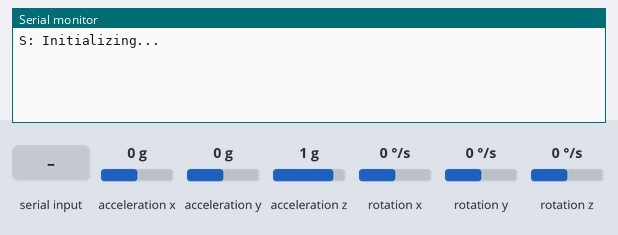
Recording of a sketch running on a simulated Arduino Mega 2560, built with avr-gcc and run on an emulated ATmega2560. On the bench: the last lines printed to the serial monitor. Wiring (inferred from the names in the program): MPU-6050 motion sensor at I2C address 0x68. The test bench sets the inputs (shaded band); at power-on: acceleration x 0 g, acceleration y 0 g, acceleration z 1 g, rotation x 0 °/s, rotation y 0 °/s, rotation z 0 °/s.

Above: at 0.9 s.
1.0 s: "H\n" received over the second serial link
At 1.5 s:
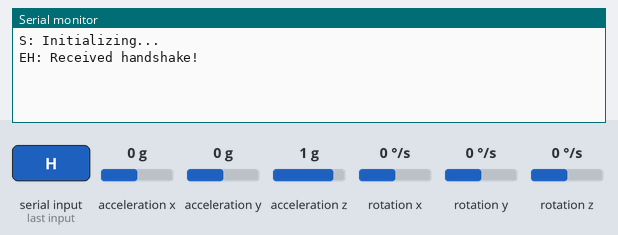
2.5 s: "A\n" received over the second serial link
At 3.7 s:
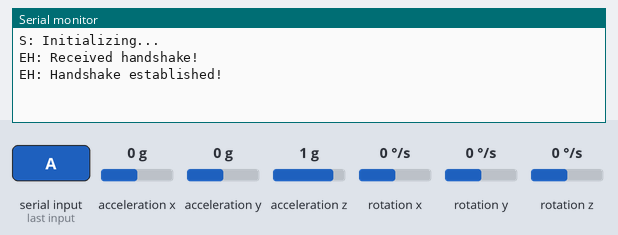
4.0 s: "D\n" received over the second serial link
At 5.1 s:
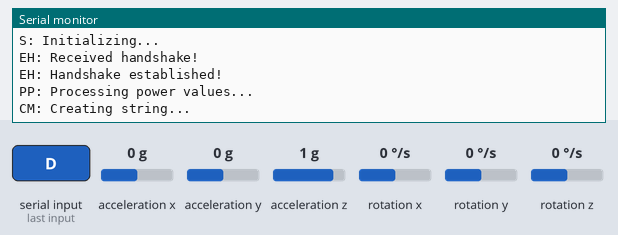

Measured:
- after the input at 1.0 s, the serial monitor: prints a new line at once (image 1)
- after the input at 2.5 s, the serial monitor: prints a new line at once (image 2)
- after the input at 4.0 s, the serial monitor: prints a new line at once (image 3)

The sketch:

Comms_V2.12.ino
```cpp
#include <Arduino_FreeRTOS.h>
#include <semphr.h>
#include <Wire.h>
#include <stdlib.h>

/*---Analog accelerometers pins---*/

#define pinX0 A0
#define pinY0 A1
#define pinZ0 A2

#define pinX1 A3
#define pinY1 A4
#define pinZ1 A5

const int MPU_addr = 0x68; // I2C address of the MPU-6050

//Function Headers
void establishHandshake();
void readSensors();
void processSensors();
void processPower();
void createMessage();
void mainTask(void *pv);

//Constants
const float Vref = 5;
const float zero_G = 1.65;
const float zero_G_Z = 1.7; // 0g value voltage for ADXL335
const float sensitivity = 0.33; //ADXL335 sensitivity is 330mV/g
const float scale = 102.3;  //ADXL335330 Sensitivity is 330mv/g
//330 * 1024/3.3/1000
const float digAccSens = 16384.0;
const float digGyroSens = 131.0;

/*--- Global Variables ---*/

int startFlag = 0;
int ackFlag = 0;

//Variables for reading & processing sensor values
float xLeft, yLeft, zLeft, xRight, yRight, zRight;
float xLeft_f, yLeft_f, zLeft_f, xRight_f, yRight_f, zRight_f; //For processing
int16_t dAccX, dAccY, dAccZ, Tmp, gyX, gyY, gyZ;
float dAccX_f, dAccY_f, dAccZ_f, gyX_f, gyY_f, gyZ_f; //For processing

//Variables for reading and processing power values
float voltageValue;
float currentValue;
float powerValue;
float energyValue;

const float RS = 0.095;          // Shunt resistor value (in ohms)
const int VOLTAGE_REF = 5;  // Reference voltage for analog read

unsigned long timePrev;
unsigned long timeCurr;
unsigned long timeDiff;

//Variables for creating message string
char xLeft_c[5], yLeft_c[5], zLeft_c[5]; //Left Analog Acc
char xRight_c[5], yRight_c[5], zRight_c[5]; //Right Analog Acc
char dAccX_c[5], dAccY_c[5], dAccZ_c[5]; //Digital Acc
char gyX_c[5], gyY_c[5], gyZ_c[5]; //Digital Gyro
char volt_c[5], current_c[5], power_c[5], energy_c[5]; //Power
char dataBuffer[3000];

//Checksum
int checksum = 0;
int checksum2;
char checksum_c[4];

/*Initial power up or reset state*/
void setup() {
  Serial.begin(115200);
  Serial1.begin(115200);
  Serial.println("S: Initializing...");

  //Set up Digital Accelerometer and Gyroscope
  Wire.begin();
  Wire.beginTransmission(MPU_addr);
  Wire.write(0x6B);  // PWR_MGMT_1 register
  Wire.write(0);     // set to zero (wakes up the MPU-6050)
  Wire.endTransmission(true);

  //Start Handshake
  establishHandshake();

  //Create task to be run
  xTaskCreate(mainTask, "main", 400, NULL, 2, NULL);
  //Start Scheduler
  vTaskStartScheduler();
  Serial.println("S: Initializing done...");
}

void establishHandshake() {
  while (startFlag == 0) {
    if (Serial1.available()) {
      if (Serial1.read() == 'H') {
        Serial.println("EH: Received handshake!");
        startFlag = 1;
        Serial1.write('A');
      }
    }
  }

  while (ackFlag == 0) {
    if (Serial1.available()) {
      if (Serial1.read() == 'A') {
        ackFlag = 1;
      }
    } else {
      Serial1.write('A');
    }
  }
  Serial.println("EH: Handshake established!");
}

void loop() {};

/*--- Auxillary functions ---*/

//Sensor functions

void readSensors() {
  //Serial.println("RS: Reading sensor values...");
  xLeft = analogRead(pinX0);
  yLeft = analogRead(pinY0);
  zLeft = analogRead(pinZ0);

  xRight = analogRead(pinX1);
  yRight = analogRead(pinY1);
  zRight = analogRead(pinZ1);

  Wire.beginTransmission(MPU_addr);
  Wire.write(0x3B);  // starting with register 0x3B (ACCEL_XOUT_H)
  Wire.endTransmission(false);
  Wire.requestFrom(MPU_addr, 14, true); // request a total of 14 registers

  dAccX = Wire.read() << 8 | Wire.read(); // 0x3B (ACCEL_XOUT_H) & 0x3C (ACCEL_XOUT_L)
  dAccY = Wire.read() << 8 | Wire.read(); // 0x3D (ACCEL_YOUT_H) & 0x3E (ACCEL_YOUT_L)
  dAccZ = Wire.read() << 8 | Wire.read(); // 0x3F (ACCEL_ZOUT_H) & 0x40 (ACCEL_ZOUT_L)
  Tmp = Wire.read() << 8 | Wire.read(); // 0x41 (TEMP_OUT_H) & 0x42 (TEMP_OUT_L)
  gyX = Wire.read() << 8 | Wire.read(); // 0x43 (GYRO_XOUT_H) & 0x44 (GYRO_XOUT_L)
  gyY = Wire.read() << 8 | Wire.read(); // 0x45 (GYRO_YOUT_H) & 0x46 (GYRO_YOUT_L)
  gyZ = Wire.read() << 8 | Wire.read(); // 0x47 (GYRO_ZOUT_H) & 0x48 (GYRO_ZOUT_L)
}

void processSensors() {
  //Serial.println("PS: Processing sensor values...");
  //For quicker reference
  //sensitivity = 0.33 | zero_G = 1.65 | zero_G_Z = 1.7 | digAccSens = 16384.0 | digGyroSens = 131.0
  xLeft_f = ((xLeft * Vref / 1023) - zero_G) / sensitivity;
  yLeft_f = ((yLeft * Vref / 1023) - zero_G) / sensitivity;
  zLeft_f = ((zLeft * Vref / 1023) - zero_G_Z) / sensitivity;

  xRight_f = ((xRight * Vref / 1023) - zero_G) / sensitivity;
  yRight_f = ((yRight * Vref / 1023) - zero_G) / sensitivity;
  zRight_f = ((zRight * Vref / 1023) - zero_G_Z) / sensitivity;

  dAccX_f = dAccX / digAccSens;
  dAccY_f = dAccY / digAccSens;
  dAccZ_f = dAccZ / digAccSens;

  gyX_f = gyX / digGyroSens;
  gyY_f = gyY / digGyroSens;
  gyZ_f = gyZ / digGyroSens;

//    Serial.print("Left X: ");
//    Serial.print(xLeft_f);
//    Serial.print("|Left Y: ");
//    Serial.print(yLeft_f);
//    Serial.print("|Left Z: ");
//    Serial.println(zLeft_f);
//
//    Serial.print("Right X: ");
//    Serial.print(xRight_f);
//    Serial.print("|Right Y: ");
//    Serial.print(yRight_f);
//    Serial.print("|Right Z: ");
//    Serial.println(zRight_f);
//
//    Serial.print("Digtal X: ");
//    Serial.print(dAccX_f);
//    Serial.print("|Digital Y: ");
//    Serial.print(dAccY_f);
//    Serial.print("|Digital Z: ");
//    Serial.println(dAccZ_f);
//
//    Serial.print("Gyro X: ");
//    Serial.print(gyX_f);
//    Serial.print("|Gyro Y: ");
//    Serial.print(gyY_f);
//    Serial.print("|Gyro Z: ");
//    Serial.println(gyZ_f);
}

//Power function

void processPower() {
  Serial.println("PP: Processing power values...");
  voltageValue = analogRead(A15);
  currentValue = analogRead(A14);

  currentValue = (currentValue * VOLTAGE_REF) / 1023.0;
  voltageValue = ((voltageValue * VOLTAGE_REF) / 1023.0 ) * 2.0;

  powerValue = voltageValue * currentValue;

  timeCurr = micros();
  timeDiff = timeCurr - timePrev;
  energyValue += powerValue * timeDiff / 1000000.0 / 3600.0;

//    Serial.print("Voltage: ");
//    Serial.print(voltageValue);
//    Serial.println (" V");
//    Serial.print("Current: ");
//    Serial.print(currentValue, 5);
//    Serial.println(" A");
//    Serial.print("Power: ");
//    Serial.print(powerValue);
//    Serial.println(" W");
//    Serial.print("Energy: ");
//    Serial.print(energyValue);
//    Serial.println( "J");
}

//Format message

void createMessage() {
  Serial.println("CM: Creating string...");

  //Concat sensor values to dataBuffer

  //Left Analog Acc
  dtostrf(xLeft_f, 3, 2, xLeft_c);
  strcat(dataBuffer, xLeft_c);
  strcat(dataBuffer, ",");
  (dtostrf(yLeft_f, 3, 2, yLeft_c));
  strcat(dataBuffer, yLeft_c);
  strcat(dataBuffer, ",");
  (dtostrf(zLeft_f, 3, 2, zLeft_c));
  strcat(dataBuffer, zLeft_c);
  strcat(dataBuffer, ",");

  //Right Analog Acc
  (dtostrf(xRight_f, 3, 2, xRight_c));
  strcat(dataBuffer, xRight_c);
  strcat(dataBuffer, ",");
  (dtostrf(yRight_f, 3, 2, yRight_c));
  strcat(dataBuffer, yRight_c);
  strcat(dataBuffer, ",");
  (dtostrf(zRight_f, 3, 2, zRight_c));
  strcat(dataBuffer, zRight_c);
  strcat(dataBuffer, ",");

  //Digital Acc
  (dtostrf(dAccX_f, 3, 2, dAccX_c));
  strcat(dataBuffer, dAccX_c);
  strcat(dataBuffer, ",");
  (dtostrf(dAccY_f, 3, 2, dAccY_c));
  strcat(dataBuffer, dAccY_c);
  strcat(dataBuffer, ",");
  (dtostrf(dAccZ_f, 3, 2, dAccZ_c));
  strcat(dataBuffer, dAccZ_c);
  strcat(dataBuffer, ",");

  //Digital Gyro
  (dtostrf(gyX_f, 3, 2, gyX_c));
  strcat(dataBuffer, gyX_c);
  strcat(dataBuffer, ",");
  (dtostrf(gyY_f, 3, 2, gyY_c));
  strcat(dataBuffer, gyY_c);
  strcat(dataBuffer, ",");
  (dtostrf(gyZ_f, 3, 2, gyZ_c));
  strcat(dataBuffer, gyZ_c);
  strcat(dataBuffer, ",");

  //Concat power readings to dataBuffer
  dtostrf(voltageValue, 4, 3, volt_c);
  strcat(dataBuffer, volt_c);
  strcat(dataBuffer, ",");
  dtostrf(currentValue, 4, 3, current_c);
  strcat(dataBuffer, current_c);
  strcat(dataBuffer, ",");
  dtostrf(powerValue, 4, 3, power_c);
  strcat(dataBuffer, power_c);
  strcat(dataBuffer, ",");
  dtostrf(energyValue, 4, 3, energy_c);
  strcat(dataBuffer, energy_c);
}

/* --- Tasks --- */

void mainTask(void *pv) {
  //Serial.println("MT: In Main task");
  int readByte = 0;
  unsigned int frameNum = 1;
  char frameNum_c[4];
  unsigned int len;
  TickType_t xLastWakeTime;

  xLastWakeTime = xTaskGetTickCount();

  while (1) {
    if (Serial1.available()) {
      readByte = Serial1.read();
    }
    if (readByte == 'D') {
      //xLastWakeTime = xTaskGetTickCount();

      //Clear the dataBuffer
      strcpy(dataBuffer, "");

      //Add frame number
      itoa(frameNum, frameNum_c, 10);
      strcpy(dataBuffer, frameNum_c);
      strcat(dataBuffer, ",");
      //Read power readings
      processPower();
      //Read sensors
      readSensors();

      timePrev = micros();
      //Process sensors
      processSensors();
      //Create the message string to send to Pi3
      createMessage();

      //Append the checksum
      len = strlen(dataBuffer);
      for (int j = 0; j < len; j++) {
        checksum ^= dataBuffer[j];
      }
      checksum2 = (int)checksum;
      itoa(checksum2, checksum_c, 10);
      strcat(dataBuffer, ",");
      strcat(dataBuffer, checksum_c);

      len = strlen(dataBuffer);
      dataBuffer[len + 1] = '\n';
      int k = 0;

      //Send the message string
      while (k < len + 2) {
        Serial1.write(dataBuffer[k]);
        k++;
      }
      //Serial.print(dataBuffer);

      frameNum++;
      readByte = 0;
      checksum = 0;
    }
  }
}
```
